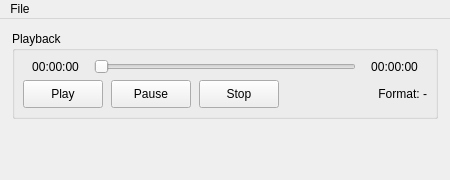
<?xml version="1.0" encoding="UTF-8"?>
<ui version="4.0">
 <class>MainWindow</class>
 <widget class="QMainWindow" name="MainWindow">
  <property name="geometry">
   <rect>
    <x>0</x>
    <y>0</y>
    <width>450</width>
    <height>180</height>
   </rect>
  </property>
  <property name="minimumSize">
   <size>
    <width>350</width>
    <height>150</height>
   </size>
  </property>
  <property name="windowTitle">
   <string>Audio Editor</string>
  </property>
  <widget class="QWidget" name="centralwidget">
   <layout class="QVBoxLayout" name="verticalLayout">
    <property name="spacing">
     <number>8</number>
    </property>
    <property name="leftMargin">
     <number>12</number>
    </property>
    <property name="topMargin">
     <number>12</number>
    </property>
    <property name="rightMargin">
     <number>12</number>
    </property>
    <property name="bottomMargin">
     <number>12</number>
    </property>
    <item>
     <widget class="QGroupBox" name="playbackGroup">
      <property name="title">
       <string>Playback</string>
      </property>
      <layout class="QVBoxLayout" name="verticalLayout_2">
       <property name="spacing">
        <number>6</number>
       </property>
       <property name="leftMargin">
        <number>8</number>
       </property>
       <property name="topMargin">
        <number>8</number>
       </property>
       <property name="rightMargin">
        <number>8</number>
       </property>
       <property name="bottomMargin">
        <number>8</number>
       </property>
       <item>
        <layout class="QHBoxLayout" name="timeLayout">
         <item>
          <widget class="QLabel" name="currentTimeLabel">
           <property name="minimumSize">
            <size>
             <width>65</width>
             <height>0</height>
            </size>
           </property>
           <property name="text">
            <string>00:00:00</string>
           </property>
           <property name="alignment">
            <set>Qt::AlignCenter</set>
           </property>
          </widget>
         </item>
         <item>
          <widget class="QSlider" name="timeSlider">
           <property name="orientation">
            <enum>Qt::Horizontal</enum>
           </property>
           <property name="tickPosition">
            <enum>QSlider::NoTicks</enum>
           </property>
          </widget>
         </item>
         <item>
          <widget class="QLabel" name="totalTimeLabel">
           <property name="minimumSize">
            <size>
             <width>65</width>
             <height>0</height>
            </size>
           </property>
           <property name="text">
            <string>00:00:00</string>
           </property>
           <property name="alignment">
            <set>Qt::AlignCenter</set>
           </property>
          </widget>
         </item>
        </layout>
       </item>
       <item>
        <layout class="QHBoxLayout" name="controlsLayout">
         <property name="spacing">
          <number>8</number>
         </property>
         <item>
          <widget class="QPushButton" name="playButton">
           <property name="minimumSize">
            <size>
             <width>70</width>
             <height>28</height>
            </size>
           </property>
           <property name="text">
            <string>Play</string>
           </property>
          </widget>
         </item>
         <item>
          <widget class="QPushButton" name="pauseButton">
           <property name="minimumSize">
            <size>
             <width>70</width>
             <height>28</height>
            </size>
           </property>
           <property name="text">
            <string>Pause</string>
           </property>
          </widget>
         </item>
         <item>
          <widget class="QPushButton" name="stopButton">
           <property name="minimumSize">
            <size>
             <width>70</width>
             <height>28</height>
            </size>
           </property>
           <property name="text">
            <string>Stop</string>
           </property>
          </widget>
         </item>
         <item>
          <spacer name="controlsSpacer">
           <property name="orientation">
            <enum>Qt::Horizontal</enum>
           </property>
           <property name="sizeHint" stdset="0">
            <size>
             <width>40</width>
             <height>20</height>
            </size>
           </property>
          </spacer>
         </item>
         <item>
          <widget class="QLabel" name="formatLabel">
           <property name="text">
            <string>Format: -</string>
           </property>
           <property name="alignment">
            <set>Qt::AlignRight|Qt::AlignTrailing|Qt::AlignVCenter</set>
           </property>
          </widget>
         </item>
        </layout>
       </item>
      </layout>
     </widget>
    </item>
    <item>
     <spacer name="verticalSpacer">
      <property name="orientation">
       <enum>Qt::Vertical</enum>
      </property>
      <property name="sizeHint" stdset="0">
       <size>
        <width>20</width>
        <height>0</height>
       </size>
      </property>
     </spacer>
    </item>
   </layout>
  </widget>
  <widget class="QMenuBar" name="menubar">
   <property name="geometry">
    <rect>
     <x>0</x>
     <y>0</y>
     <width>450</width>
     <height>21</height>
    </rect>
   </property>
   <widget class="QMenu" name="menuFile">
    <property name="title">
     <string>File</string>
    </property>
    <addaction name="actionNew" />
    <addaction name="actionOpen" />
    <addaction name="actionSave" />
    <addaction name="actionSave_As" />
    <addaction name="separator" />
    <addaction name="actionRevert" />
    <addaction name="separator" />
    <addaction name="actionExit" />
   </widget>
   <addaction name="menuFile" />
  </widget>
  <action name="actionNew">
   <property name="text">
    <string>New</string>
   </property>
  </action>
  <action name="actionOpen">
   <property name="text">
    <string>Open</string>
   </property>
  </action>
  <action name="actionSave">
   <property name="text">
    <string>Save</string>
   </property>
  </action>
  <action name="actionSave_As">
   <property name="text">
    <string>Save As</string>
   </property>
  </action>
  <action name="actionRevert">
   <property name="text">
    <string>Revert</string>
   </property>
  </action>
  <action name="actionExit">
   <property name="text">
    <string>Exit</string>
   </property>
  </action>
 </widget>
 <resources />
 <connections />
</ui>
